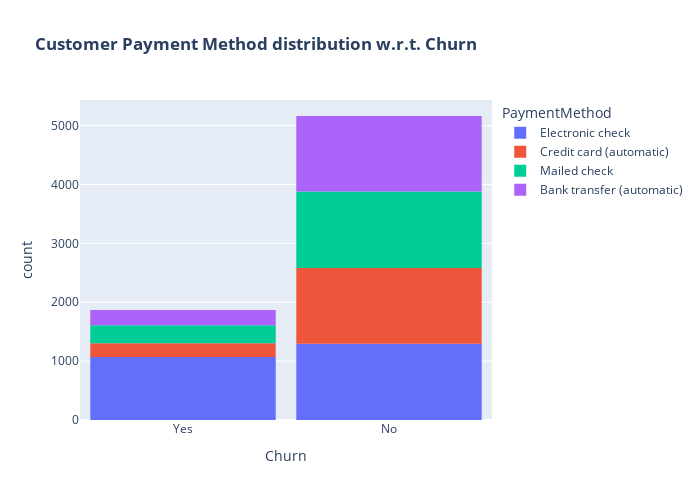

Notebook cell for this chart:
### Code cell
fig = px.histogram(df, x="Churn", color="PaymentMethod", title="<b>Customer Payment Method distribution w.r.t. Churn</b>")
fig.update_layout(width=700, height=500, bargap=0.1)
fig.show()

### Figure 1 — Plotly figure (JSON) as saved in the notebook; plotly's stock layout.template omitted (floating-point values rounded to 4 significant figures; data arrays with more than 128 entries replaced by an {"elided": "..."} marker saying what was removed)
{"data": [{"alignmentgroup": "True", "bingroup": "x", "hovertemplate": "PaymentMethod=Electronic check<br>Churn=%{x}<br>count=%{y}<extra></extra>", "legendgroup": "Electronic check", "marker": {"color": "#636efa", "pattern": {"shape": ""}}, "name": "Electronic check", "offsetgroup": "Electronic check", "orientation": "v", "showlegend": true, "type": "histogram", "x": {"elided": "2365 str values"}, "xaxis": "x", "yaxis": "y"}, {"alignmentgroup": "True", "bingroup": "x", "hovertemplate": "PaymentMethod=Credit card (automatic)<br>Churn=%{x}<br>count=%{y}<extra></extra>", "legendgroup": "Credit card (automatic)", "marker": {"color": "#EF553B", "pattern": {"shape": ""}}, "name": "Credit card (automatic)", "offsetgroup": "Credit card (automatic)", "orientation": "v", "showlegend": true, "type": "histogram", "x": {"elided": "1521 str values"}, "xaxis": "x", "yaxis": "y"}, {"alignmentgroup": "True", "bingroup": "x", "hovertemplate": "PaymentMethod=Mailed check<br>Churn=%{x}<br>count=%{y}<extra></extra>", "legendgroup": "Mailed check", "marker": {"color": "#00cc96", "pattern": {"shape": ""}}, "name": "Mailed check", "offsetgroup": "Mailed check", "orientation": "v", "showlegend": true, "type": "histogram", "x": {"elided": "1604 str values"}, "xaxis": "x", "yaxis": "y"}, {"alignmentgroup": "True", "bingroup": "x", "hovertemplate": "PaymentMethod=Bank transfer (automatic)<br>Churn=%{x}<br>count=%{y}<extra></extra>", "legendgroup": "Bank transfer (automatic)", "marker": {"color": "#ab63fa", "pattern": {"shape": ""}}, "name": "Bank transfer (automatic)", "offsetgroup": "Bank transfer (automatic)", "orientation": "v", "showlegend": true, "type": "histogram", "x": {"elided": "1542 str values"}, "xaxis": "x", "yaxis": "y"}], "layout": {"bargap": 0.1, "barmode": "relative", "height": 500, "legend": {"title": {"text": "PaymentMethod"}, "tracegroupgap": 0}, "title": {"text": "<b>Customer Payment Method distribution w.r.t. Churn</b>"}, "width": 700, "xaxis": {"anchor": "y", "autorange": true, "domain": [0, 1], "range": [-0.5, 1.5], "title": {"text": "Churn"}, "type": "category"}, "yaxis": {"anchor": "x", "autorange": true, "domain": [0, 1], "range": [0, 5435.0], "title": {"text": "count"}}}}
